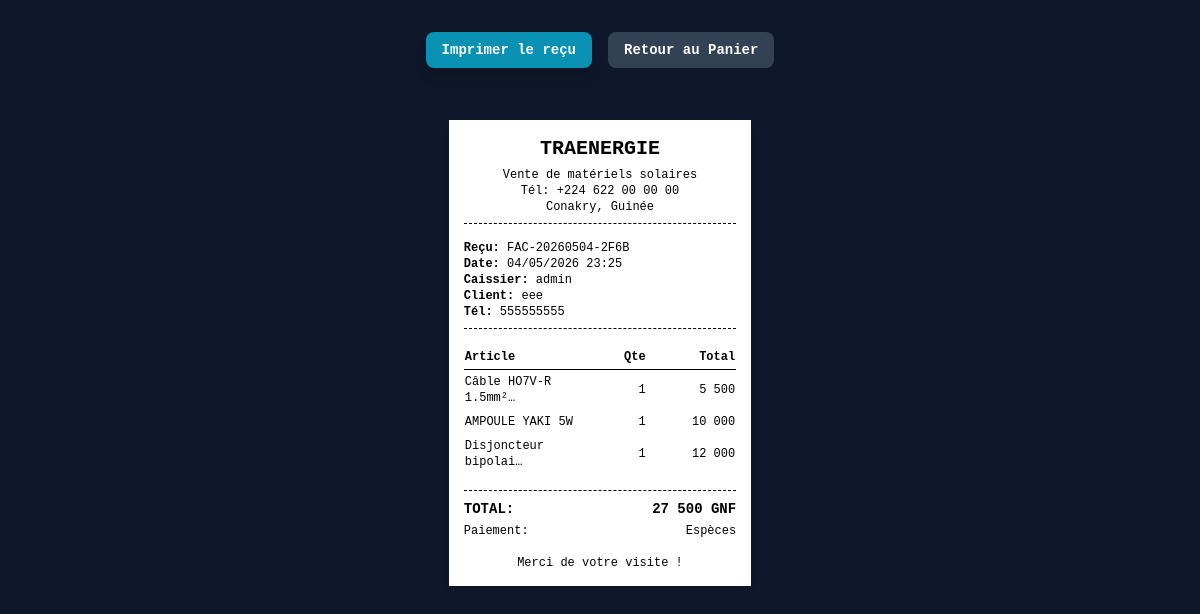
Screenshot of /dashboard/ventes/2/recu/ (signed in) with the database file from the repository.
### apps/stock/models.py (models this page shows, shortened)
class Sale(models.Model):
    reference = models.CharField(max_length=50, unique=True, verbose_name="Référence")
    customer_name = models.CharField(max_length=200, blank=True, verbose_name="Nom du client")
    customer_phone = models.CharField(max_length=50, blank=True, verbose_name="Téléphone client")
    total_amount = models.DecimalField(max_digits=15, decimal_places=2, default=0, verbose_name="Montant total")
    payment_method = models.CharField(max_length=50, default="cash", choices=[("cash", "Espèces"), ("card", "Carte Bancaire"), ("mobile", "Mobile Money"), ("transfer", "Virement")], verbose_name="Méthode de paiement")
    created_by = models.ForeignKey(User, on_delete=models.SET_NULL, null=True, verbose_name="Vendeur")
    created_at = models.DateTimeField(auto_now_add=True)
    class Meta:
        verbose_name = "Vente"
        verbose_name_plural = "Ventes"
        ordering = ["-created_at"]

class SaleItem(models.Model):
    sale = models.ForeignKey(Sale, on_delete=models.CASCADE, related_name="items")
    product = models.ForeignKey(Product, on_delete=models.PROTECT, verbose_name="Produit")
    quantity = models.PositiveIntegerField(verbose_name="Quantité")
    unit_price = models.DecimalField(max_digits=12, decimal_places=2, verbose_name="Prix unitaire")
    class Meta:
        verbose_name = "Article vendu"
        verbose_name_plural = "Articles vendus"
    @property
    def subtotal(self):
        return self.unit_price * self.quantity

class Product(models.Model):
    category = models.ForeignKey(
        Category, on_delete=models.PROTECT, related_name="products", verbose_name="Catégorie"
    )
    unit = models.ForeignKey(
        Unit, on_delete=models.PROTECT, related_name="products", verbose_name="Unité", null=True, blank=True
    )
    supplier = models.ForeignKey(
        Supplier, on_delete=models.SET_NULL, null=True, blank=True, related_name="products", verbose_name="Fournisseur"
    )
    name = models.CharField(max_length=200, verbose_name="Nom du produit")
    sku = models.CharField(max_length=100, unique=True, verbose_name="Référence SKU")
    description = models.TextField(blank=True, verbose_name="Description")
    image = models.ImageField(upload_to="products/", blank=True, null=True, verbose_name="Image")
    unit_price = models.DecimalField(max_digits=12, decimal_places=2, verbose_name="Prix unitaire (GNF)")
    quantity_in_stock = models.PositiveIntegerField(default=0, verbose_name="Quantité en stock")
    min_stock_level = models.PositiveIntegerField(default=5, verbose_name="Stock minimum d'alerte")
    is_active = models.BooleanField(default=True, verbose_name="Actif")
    created_at = models.DateTimeField(auto_now_add=True)
    updated_at = models.DateTimeField(auto_now=True)
    class Meta:
        verbose_name = "Produit"
        verbose_name_plural = "Produits"
        ordering = ["name"]

### apps/stock/views.py (the view)
# urls.py: path("ventes/<int:pk>/recu/", views.SaleReceiptView.as_view(), name="sale_receipt"),
class SaleReceiptView(LoginRequiredMixin, View):
    def get(self, request, pk):
        sale = get_object_or_404(Sale, pk=pk)
        return render(request, "stock/receipt.html", {"sale": sale})

### apps/stock/context_processors.py (called while the page is built)
def cart_context(request):
    cart_count = 0
    cart_total = 0
    if request.user.is_authenticated:
        try:
            cart = request.user.cart
            cart_count = cart.total_items
            cart_total = cart.total_price
        except Cart.DoesNotExist:
            pass
    return {
        "cart_count": cart_count,
        "cart_total": cart_total,
    }

### apps/stock/models.py (called while the page is built)
    @property
    def total_items(self):
        return sum(item.quantity for item in self.items.all())

    @property
    def total_price(self):
        return sum(item.subtotal for item in self.items.all())

### templates/stock/receipt.html (shortened to what this page needs)
{% load humanize %}
<!DOCTYPE html>
<html lang="fr">
<head>
  <script src="https://cdn.tailwindcss.com"></script>
</head>
<body onload="window.print()">
  <div class="no-print flex justify-center gap-4 py-8">
    <button onclick="window.print()" class="px-4 py-2 bg-cyan-600 hover:bg-cyan-500 text-white rounded-lg text-sm font-semibold transition shadow-lg">Imprimer le reçu</button>
    <a href="{% url 'dashboard:cart' %}" class="px-4 py-2 bg-slate-700 hover:bg-slate-600 text-white rounded-lg text-sm font-semibold transition">Retour au Panier</a>
  </div>
  <div class="receipt-container print-area">
    <div class="text-center mb-4">
      <h1 class="font-bold text-xl mb-1">TRAENERGIE</h1>
      <p class="text-xs">Vente de matériels solaires</p>
      <p class="text-xs">Tél: +224 622 00 00 00</p>
      <p class="text-xs">Conakry, Guinée</p>
      <div class="border-b border-dashed border-black my-2"></div>
    </div>
    <div class="text-xs mb-4">
      <p><strong>Reçu:</strong> {{ sale.reference }}</p>
      <p><strong>Date:</strong> {{ sale.created_at|date:"d/m/Y H:i" }}</p>
      <p><strong>Caissier:</strong> {{ sale.created_by.username|default:"Système" }}</p>
      {% if sale.customer_name %}
      <p><strong>Client:</strong> {{ sale.customer_name }}</p>
      {% endif %}
      {% if sale.customer_phone %}
      <p><strong>Tél:</strong> {{ sale.customer_phone }}</p>
      {% endif %}
      <div class="border-b border-dashed border-black my-2"></div>
    </div>
    <table class="w-full text-xs mb-4">
      <thead>
        <tr class="border-b border-black">
          <th class="text-left py-1 w-1/2">Article</th>
          <th class="text-right py-1">Qte</th>
          <th class="text-right py-1">Total</th>
        </tr>
      </thead>
      <tbody>
        {% for item in sale.items.all %}
        <tr>
          <td class="py-1 pr-1">{{ item.product.name|truncatechars:20 }}</td>
          <td class="text-right py-1">{{ item.quantity }}</td>
          <td class="text-right py-1">{{ item.subtotal|floatformat:0|intcomma }}</td>
        </tr>
        {% endfor %}
      </tbody>
    </table>
    <div class="border-t border-dashed border-black pt-2 mb-4">
      <div class="flex justify-between font-bold text-sm">
        <span>TOTAL:</span>
        <span>{{ sale.total_amount|floatformat:0|intcomma }} GNF</span>
      </div>
      <div class="flex justify-between text-xs mt-1">
        <span>Paiement:</span>
        <span>{{ sale.get_payment_method_display }}</span>
      </div>
    </div>
    <div class="text-center text-xs">
      <p>Merci de votre visite !</p>
    </div>
  </div>
</body>
</html>

### templates/stock/receipt.html (style rules this page uses)
body { font-family: monospace; color: #000; background: #0f172a; }
.receipt-container { background: white; width: 80mm; margin: 20px auto; padding: 15px; box-shadow: 0 4px 6px -1px rgb(0 0 0 / 0.1); }

### rows the page displays
Sale: reference "FAC-20260504-2F6B", created_at "04/05/2026 23:25", created_by.username "admin", customer_name "eee", customer_phone "555555555", total_amount "27 500", payment_method "Espèces"
SaleItem: product.name "Câble HO7V-R 1.5mm²…", quantity "1", subtotal "5 500"
SaleItem: product.name "AMPOULE YAKI 5W", quantity "1", subtotal "10 000"
SaleItem: product.name "Disjoncteur bipolai…", quantity "1", subtotal "12 000"
